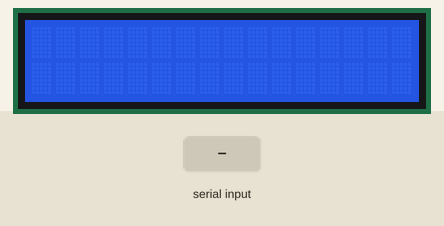
A program run on a simulated ESP32 board running MicroPython. Parts: 16×2 character LCD. Inputs (shaded band) come from the test bench. Library files of the repository ran but are not shown: i2c_lcd.py; what the program prints to the serial console is not drawn.

Above: at 1.2 s.
1.3 s: "1" typed at the serial console, then Enter
2.8 s: "2" typed at the serial console, then Enter
At 4.0 s:
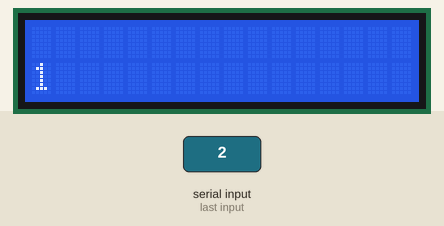
Timing chart, 0 to 5.8 s (numbered marks = the images above; inputs shaded):
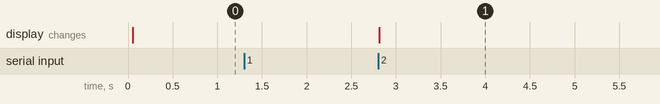

Measured:
- after the input at 1.3 s, every drawn part: stays the same
- after the input at 2.8 s, the display: changes at once (image 1)

The program:

lcd_input.py
```python
from machine import SoftI2C, Pin
from i2c_lcd import I2cLcd

# I2C configuration
I2C_ADDR = 0x27  # Change this if your LCD has a different address
I2C_SCL = 22     # GPIO pin for SCL
I2C_SDA = 21     # GPIO pin for SDA

# Initialize I2C
i2c = SoftI2C(scl=Pin(I2C_SCL), sda=Pin(I2C_SDA), freq=400000)

# Initialize LCD
lcd = I2cLcd(i2c, I2C_ADDR, 2, 16)  # 2 rows, 16 columns

# Clear the LCD
lcd.clear()

# Function to print input to the LCD
def print_to_lcd():
    while True:
        # Get user input from REPL
        text = input("Enter text to display: ")
        line = input("Enter line number (1 or 2): ")

        # Validate line number
        if line not in ['1', '2']:
            print("Invalid line number. Please enter 1 or 2.")
            continue

        # Convert line to integer and adjust for 0-based indexing
        line = int(line) - 1

        # Clear the specified line
        lcd.move_to(0, line)
        lcd.putstr(" " * 16)

        # Print text to the specified line
        lcd.move_to(0, line)
        lcd.putstr(text[:16])  # Truncate text to fit the LCD

        print(f"Text '{text}' printed on line {line + 1}.")

# Run the function
print_to_lcd()
```
